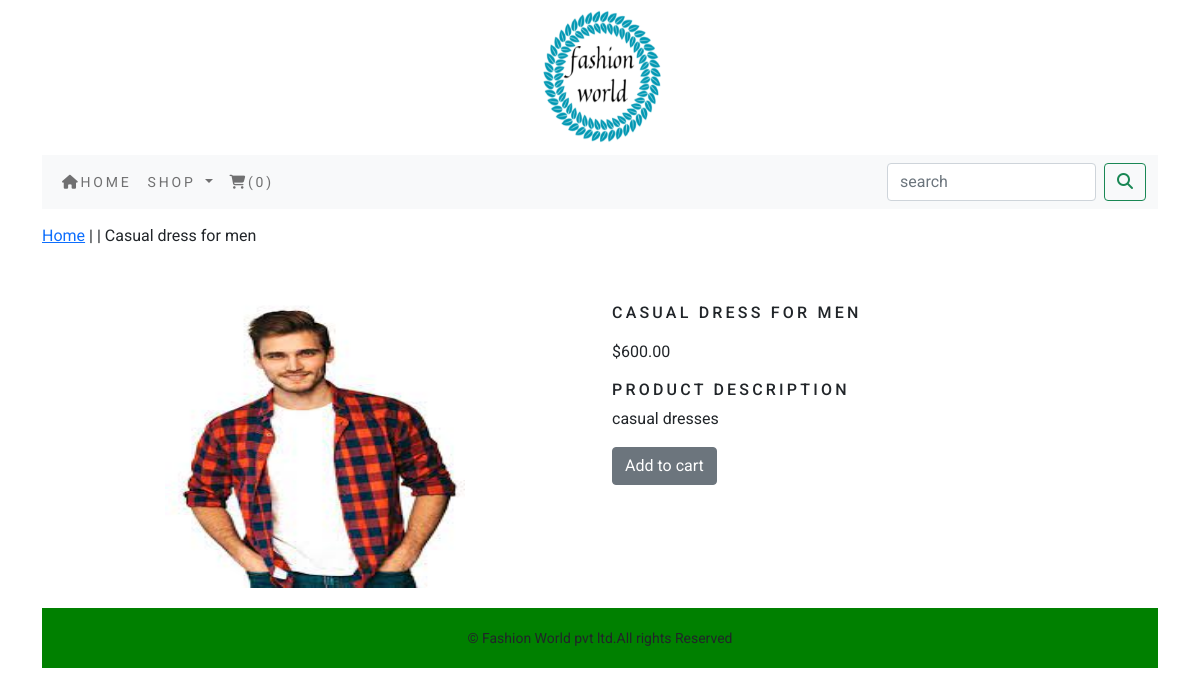
The app's page /shop/casual-dress-for-men/casual-dress-for-men/ with its own data.
### shop/models.py (models this page shows, shortened)
class Product(models.Model):
    name=models.CharField(max_length=250,unique=True)
    slug=models.SlugField(max_length=250,unique=True)
    description=models.TextField(blank=True)
    price=models.DecimalField(max_digits=10,decimal_places=2)
    category=models.ForeignKey(Category,on_delete=models.CASCADE)
    image=models.ImageField(upload_to='product',blank=True)
    stock=models.IntegerField()
    available=models.BooleanField(default=True)
    created=models.DateTimeField(auto_now_add=True)
    updated=models.DateTimeField(auto_now_add=True)
    class Meta:
        ordering=('name',)
        verbose_name='product'
        verbose_name_plural='products'

### shop/views.py (the view)
# urls.py: path('shop/<slug:c_slug>/<slug:product_slug>/',views.productdetails,name='productcategory'),
def productdetails(request,c_slug,product_slug):
    try:
        product=Product.objects.get(category__slug=c_slug,slug=product_slug)
    except Exception as e:
        raise e
    return render(request,'product.html',{'product':product})

### cart/context_processors.py (called while the page is built)
def counter(request):
    item_count=0
    if 'admin' in request.path:
        return{}
    else:
        try:
            cart=Cart.objects.filter(cart_id=_cart_id(request))
            cart_items=CartItem.objects.all().filter(cart=cart[:1])
            for cart_item in cart_items:
                item_count += cart_item.quantity
        except Cart.DoesNotExist:
            item_count = 0
    return dict(item_count=item_count)

### cart/views.py (called while the page is built)
def _cart_id(request):
    cart=request.session.session_key
    if not cart:
        cart=request.session.create()
    return cart

### shop/context processors.py (called while the page is built)
def menu_links(request):
    links=Category.objects.all()
    return dict(links=links)

### shop/models.py (called while the page is built)
    def get_url(self):
        return reverse('shop:products_by_category',args=[self.slug])

### templates/product.html (shortened to what this page needs)
{% extends 'base.html' %}
{% load static %}
{% block content %}
<div class="row my_prod_row_class">
    <div class="mx-auto">
        <p><a href="{% url 'shop:allproductcat' %}">Home</a> | <a href="{{product.category.get_url}}">{{product.Category}}</a> | {{product.name}}</p>
    </div>
<div class="container">
<br>
<div class="row">
    <div class="col-12 col-sm-12 col-md-12 col-lg-6 text-center">
        <div style="min-width:18rem">
            <img src="{{product.image.url}}" alt="{{product.name}}" height="300px" width="300px">
        </div>
    </div>
        <div class="col-12 col-sm-12 col-md-12 col-lg-6">
           <div>
            <h1 class="my_prod_title">{{product.name}}</h1>
            <p>${{product.price}}</p>
            <h2 class="my_title">Product Description</h2>
            <p class="text-justify my_prod_text">{{product.description}}</p>
            {% if product.stock <= 0 %}
                <p class="text-justify my_prod_text"><b>Out of stock</b></p>
            {% else %}
                 <a class="btn btn-secondary" href="{% url 'cart:add_cart' product.id %}">Add to cart</a>
            {% endif %}
        </div>
    </div>
</div>
</div>
</div>
{% endblock %}

### static/cs/custom.css (style rules this page uses)
body { font-family: 'Roboto', sans-serif; }
.my_title { font-size:16px; text-transform:uppercase; letter-spacing:.2em; }
.my_prod_row_class { padding-top:15px; padding-bottom:20px; }
.my_prod_title { font-size:16px; text-transform:uppercase; letter-spacing:.2em; padding-top:15px; padding-bottom:10px; }
.my_prod_text { padding-right:20px; }

### records on screen
Product: name "Casual dress for men", image (picture), name "CASUAL DRESS FOR MEN", price "600.00", description "casual dresses"

### other values on screen
{{ item_count }} "0"
